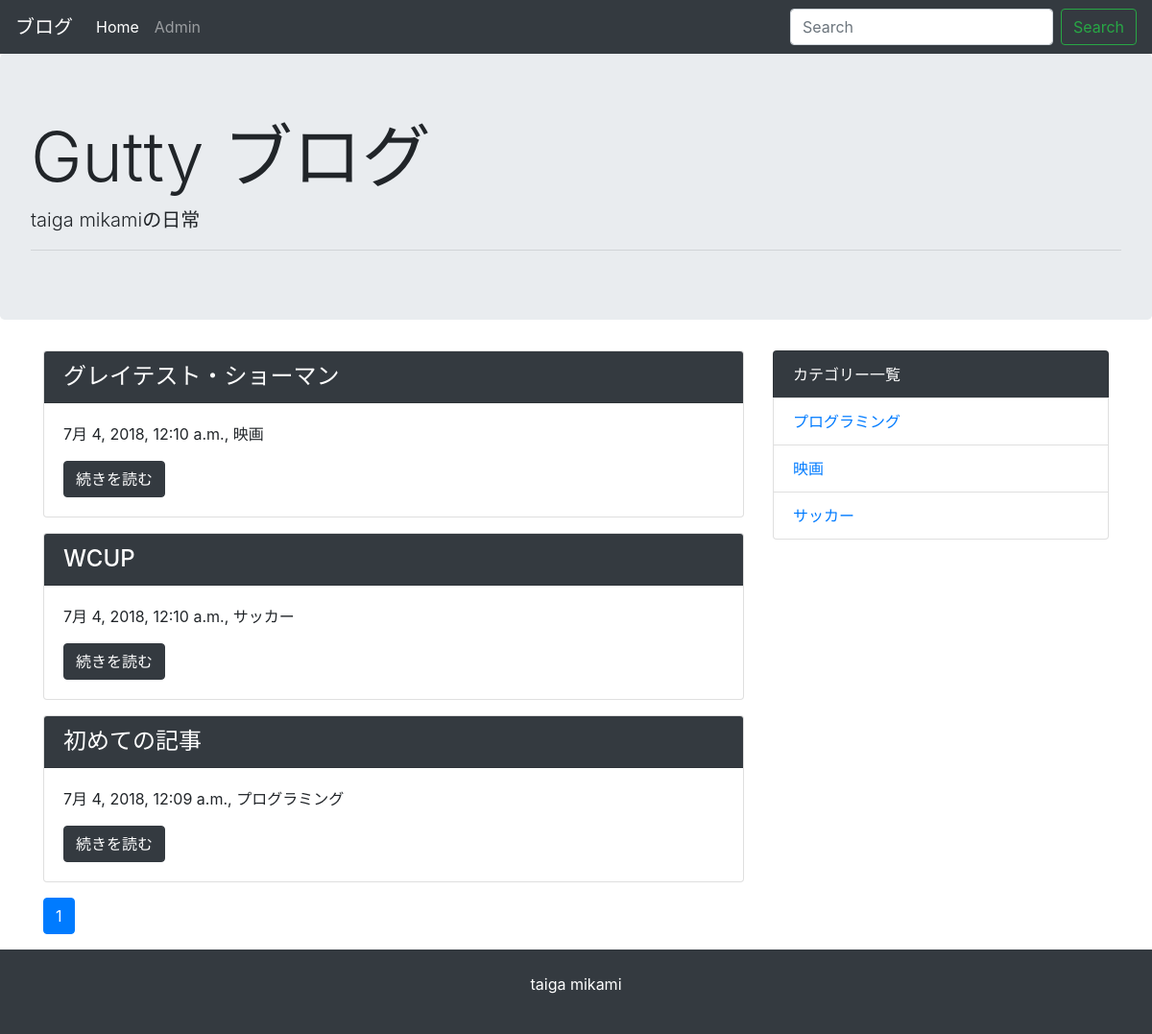
Before: / with the older database file.
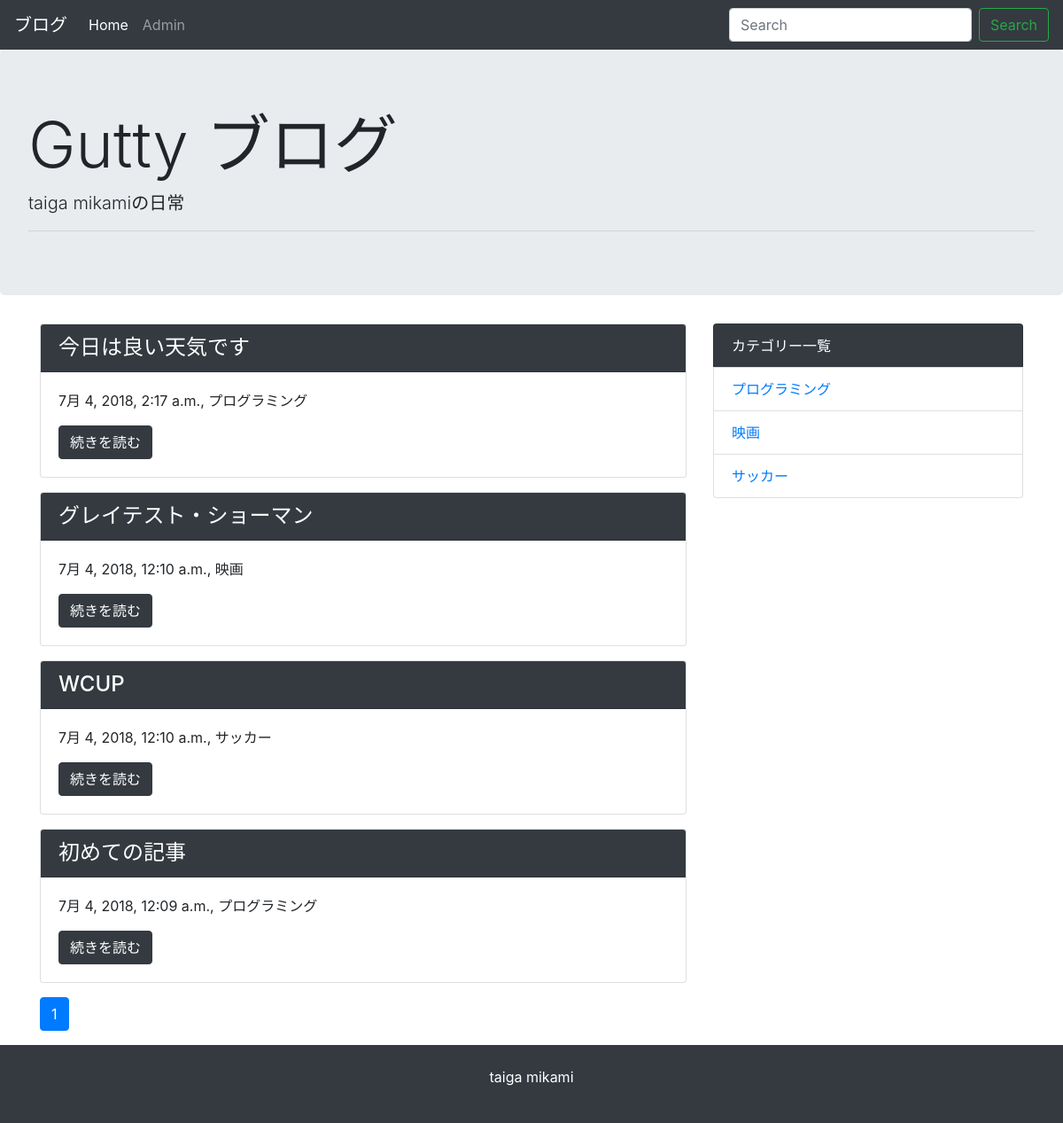
After: the same page with the newer database file.
### blog/models.py (models this page shows, shortened)
class Post(models.Model):
  title = models.CharField('タイトル', max_length=255)
  text = models.TextField('本文')
  created_at = models.DateTimeField('作成日', default=timezone.now)
  category = models.ForeignKey(Category, verbose_name='カテゴリ', on_delete=models.PROTECT)

class Category(models.Model):
  name = models.CharField('カテゴリ名', max_length=255)
  created_at = models.DateTimeField('作成日', default=timezone.now)
  def __str__(self):
    return self.name

### blog/views.py (the view)
# urls.py: path('', views.IndexView.as_view(), name='index'),
class IndexView(generic.ListView):
  model = Post
  paginate_by = 10
  def get_queryset(self):
    queryset = Post.objects.order_by('-created_at')
    keyword = self.request.GET.get('keyword')
    if keyword:
      queryset = queryset.filter(
        Q(title__icontains=keyword) | Q(text__icontains=keyword)
      )
    return queryset

### blog/context_processors.py (called while the page is built)
def common(request):
  context = {
    'category_list': Category.objects.all(),
  }
  return context

### blog/templatetags/mytag.py (called while the page is built)
@register.simple_tag
def url_replace(request, field, value):
  url_dict = request.GET.copy()
  url_dict[field] = value
  return url_dict.urlencode()

### blog/templates/blog/post_list.html
{% extends 'base.html' %}
{% block content %}
	{% for post in post_list %}
	<div class="card mb-3">
		<h4 class="card-header bg-dark text-white">{{ post.title }}</h4>
		<div class="card-body">
			<p>{{ post.created_at }},  {{ post.category }}</p>
			<a href="{% url 'blog:detail' post.pk %}" class="btn btn-dark">続きを読む</a>
		</div>
	</div>
	{% endfor %}
	{% include 'blog/page.html' %}
{% endblock content %}

### templates/base.html (shortened to what this page needs)
{% load static %}
<!DOCTYPE html>
<html lang="ja">
<head>
	<link href="{% static 'vendor/bootstrap/css/bootstrap.css' %}" rel="stylesheet">
</head>
<body>
{% include "navi.html" %}
<div class="jumbotron">
	<h1 class="display-3">Gutty ブログ</h1>
	<p class="lead">taiga mikamiの日常</p>
	<hr class="my-2">
</div>
<div class="container">
	<div class="row">
		<div class="col-md-8">
			{% block content %}
			{% endblock %}
		</div>
		<div class="col-md-4">
			<ul class="list-group">
			<li class="list-group-item bg-dark text-white">カテゴリー一覧</li>
				{% for category in category_list %}
					<li class="list-group-item">
						<a href="{% url 'blog:category' category.pk %}">{{ category }}</a>
					</li>
				{% endfor %}
			</ul>
		</div>
	</div>
</div>
<footer class="bg-dark text-white text-center py-4">
	<p>taiga mikami</p>
</footer>
</body>
</html>

### templates/navi.html (shortened to what this page needs)
<nav class="navbar navbar-expand-lg navbar-dark bg-dark">
	<a class="navbar-brand" href="#">ブログ</a>
	<div class="collapse navbar-collapse" id="navbarSupportedContent">
		<ul class="navbar-nav mr-auto">
			<li class="nav-item active">
				<a class="nav-link" href="{% url 'blog:index' %}">Home</a>
			</li>
			<li class="nav-item">
				<a class="nav-link" href="{% url 'admin:index' %}">Admin</a>
			</li>
		</ul>
		<form class="form-inline my-2 my-lg-0" action="{% url 'blog:index' %}">
			<input class="form-control mr-sm-2" type="text" placeholder="Search" aria-label="Search" name="keyword">
			<button class="btn btn-outline-success my-2 my-sm-0" type="submit">Search</button>
		</form>
	</div>
</nav>

### blog/templates/blog/page.html (shortened to what this page needs)
{% load mytag %}
<nav>
	<ul class="pagination">
		{%  for link_page in page_obj.paginator.page_range %}
			{% if link_page == page_obj.number %}
				<li class="page-item active">
					<a href="?{% url_replace request 'page' link_page %}" class="page-link">
						{{ link_page }}
					</a>
				</li>
			{% else %}
				<li class="page-item">
					<a href="?page={{ link_page }}" class="page-link">
						{{ link_page }}
					</a>
				</li>
			{% endif %}
		{% endfor %}
	</ul>
</nav>

Changed rows visible on the page:
added Post: title "今日は良い天気です", created_at "7月 4, 2018, 2:17 a.m.", category "プログラミング"
